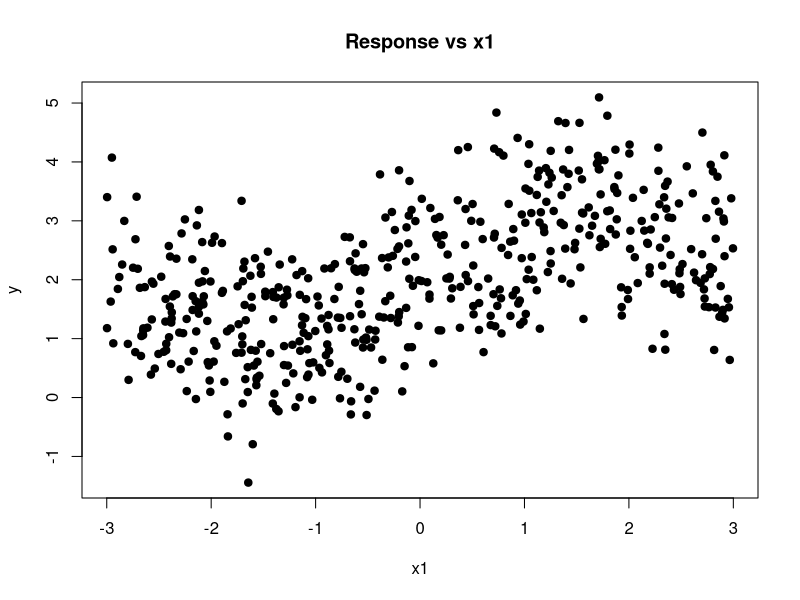
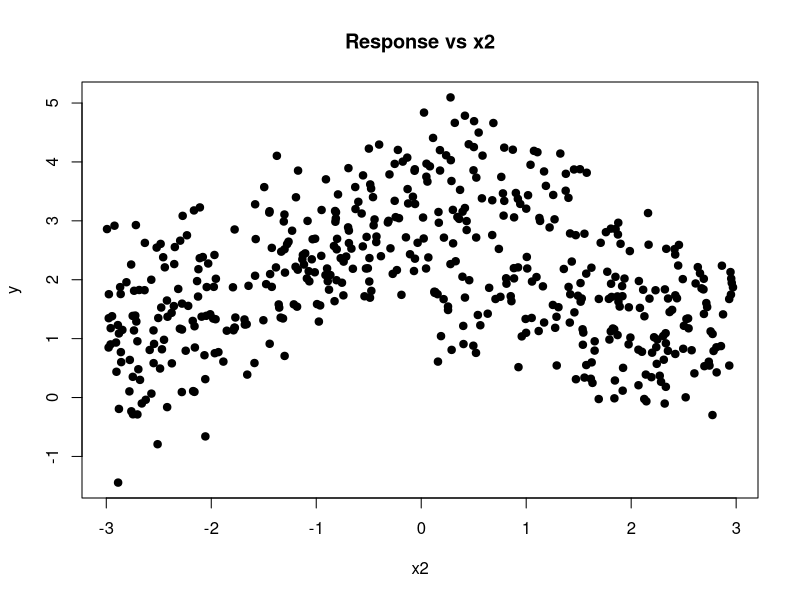
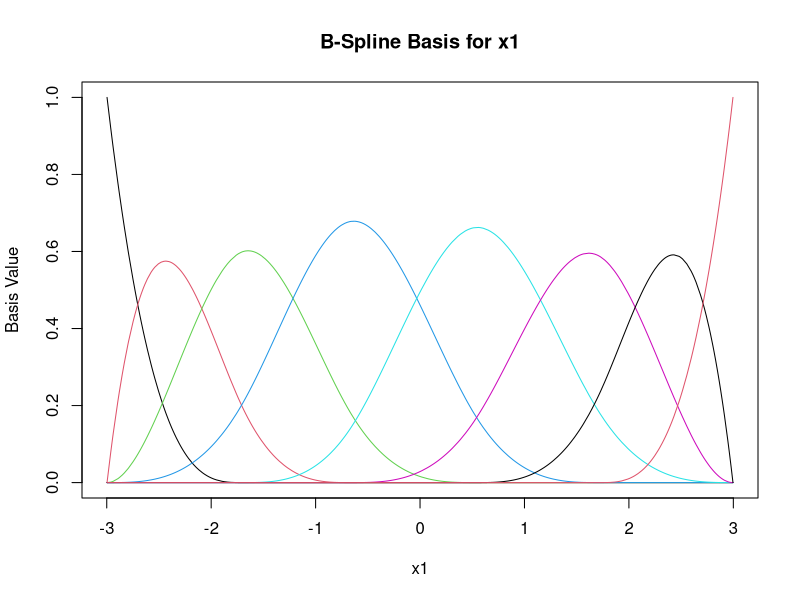
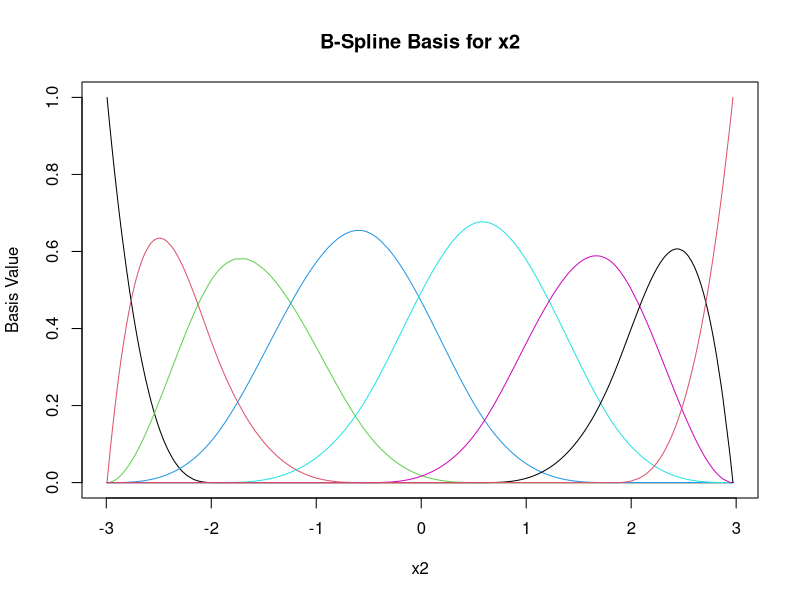
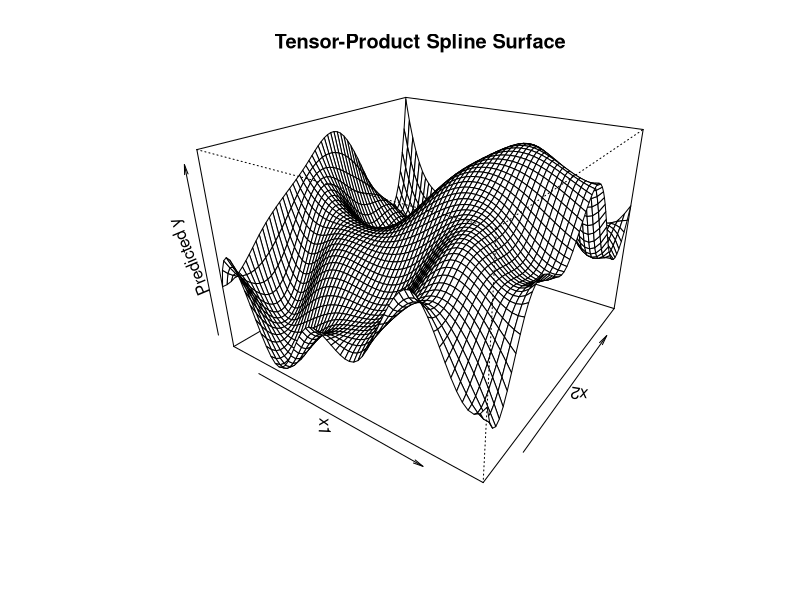
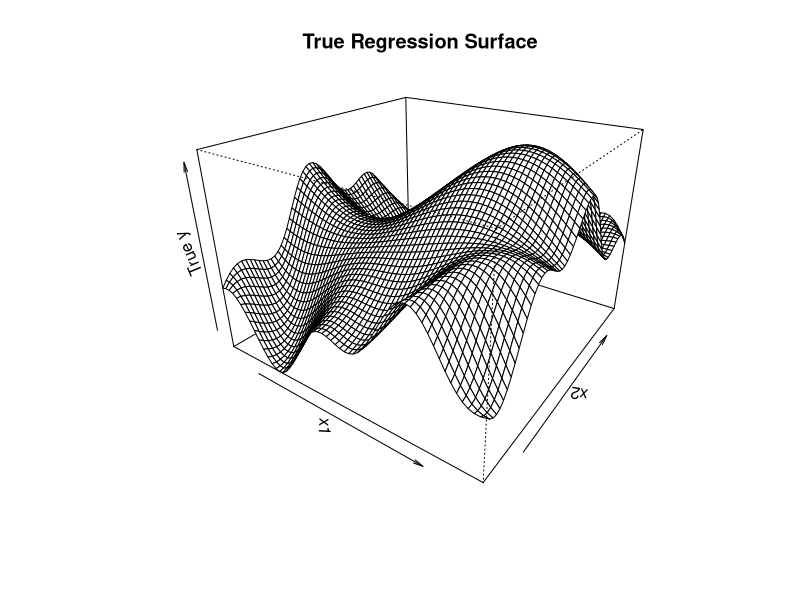
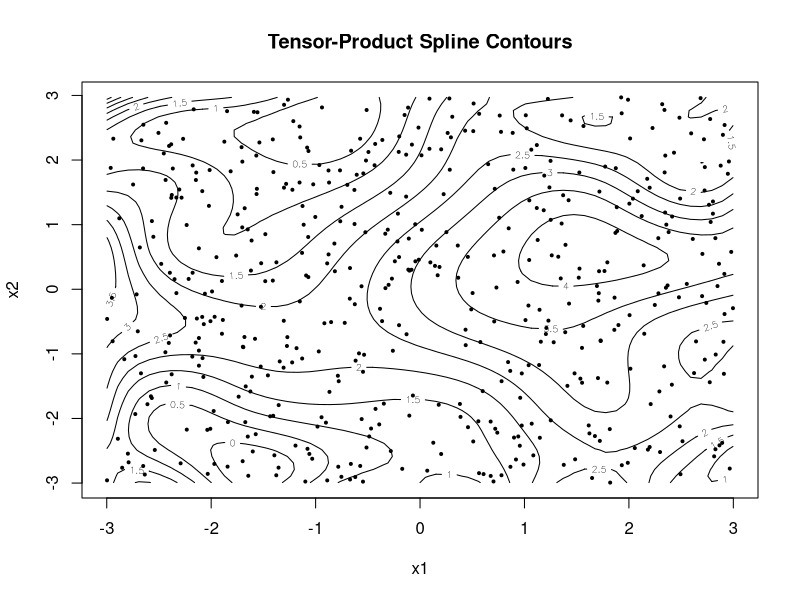
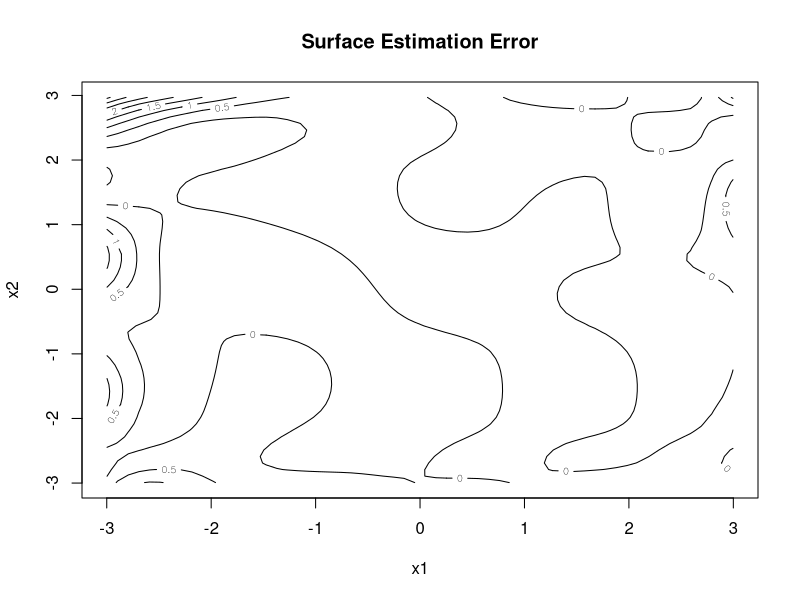

The R script that drew these images, in order:
# ==============================================================================
# Multidimensional Splines
# Jonathan Ma
#
# References:
#   The Elements of Statistical Learning
#
# Main ideas:
#   - Spline basis expansion in multiple dimensions
#   - Tensor-product spline basis
#   - Smooth nonlinear interaction surfaces
#   - Additive vs interaction models
#   - Regularization with difference penalties
#   - Cross-validation for smoothing strength
#
# Model:
#
#   f(x1, x2)
#   =
#   sum_j sum_k theta_jk B_j(x1) C_k(x2)
#
# where B_j and C_k are one-dimensional spline basis functions.
# ==============================================================================


# ------------------------------------------------------------------------------
# 1. Generate Two-Dimensional Nonlinear Regression Data
# ------------------------------------------------------------------------------

set.seed(123)

n <- 500

x1 <- runif(
  n,
  min = -3,
  max = 3
)

x2 <- runif(
  n,
  min = -3,
  max = 3
)


true_function <- function(
    x1,
    x2
) {
  
  2 +
    sin(x1) +
    cos(x2) +
    0.5 *
    sin(
      x1 * x2
    )
}


y_true <- true_function(
  x1,
  x2
)


y <- y_true +
  rnorm(
    n,
    mean = 0,
    sd = 0.5
  )


data <- data.frame(
  x1 = x1,
  x2 = x2,
  y = y
)


head(data)


# ------------------------------------------------------------------------------
# 2. Basic Data Visualization
# ------------------------------------------------------------------------------

plot(
  x1,
  y,
  pch = 19,
  xlab = "x1",
  ylab = "y",
  main = "Response vs x1"
)


plot(
  x2,
  y,
  pch = 19,
  xlab = "x2",
  ylab = "y",
  main = "Response vs x2"
)


# ------------------------------------------------------------------------------
# 3. Build One-Dimensional B-Spline Bases
# ------------------------------------------------------------------------------

degree <- 3

number_knots <- 4


knots_x1 <- as.numeric(
  quantile(
    x1,
    probs = seq(
      0,
      1,
      length.out = number_knots + 2
    )[
      -c(
        1,
        number_knots + 2
      )
    ]
  )
)


knots_x2 <- as.numeric(
  quantile(
    x2,
    probs = seq(
      0,
      1,
      length.out = number_knots + 2
    )[
      -c(
        1,
        number_knots + 2
      )
    ]
  )
)


boundary_x1 <- range(
  x1
)

boundary_x2 <- range(
  x2
)


B1 <- splines::bs(
  x1,
  knots = knots_x1,
  degree = degree,
  Boundary.knots = boundary_x1,
  intercept = TRUE
)


B2 <- splines::bs(
  x2,
  knots = knots_x2,
  degree = degree,
  Boundary.knots = boundary_x2,
  intercept = TRUE
)


B1 <- as.matrix(
  B1
)

B2 <- as.matrix(
  B2
)


dim(
  B1
)

dim(
  B2
)


# ------------------------------------------------------------------------------
# 4. Plot One-Dimensional Basis Functions
# ------------------------------------------------------------------------------

order_x1 <- order(
  x1
)


matplot(
  x1[
    order_x1
  ],
  B1[
    order_x1,
    ,
    drop = FALSE
  ],
  type = "l",
  lty = 1,
  xlab = "x1",
  ylab = "Basis Value",
  main = "B-Spline Basis for x1"
)


order_x2 <- order(
  x2
)


matplot(
  x2[
    order_x2
  ],
  B2[
    order_x2,
    ,
    drop = FALSE
  ],
  type = "l",
  lty = 1,
  xlab = "x2",
  ylab = "Basis Value",
  main = "B-Spline Basis for x2"
)


# ------------------------------------------------------------------------------
# 5. Tensor-Product Basis
# ------------------------------------------------------------------------------

# If:
#
# B1 has K1 basis functions
# B2 has K2 basis functions
#
# then the tensor-product basis contains:
#
# K1 * K2
#
# basis functions.
#
# Each basis function is:
#
# B_j(x1) * C_k(x2)


tensor_product_basis <- function(
    B1,
    B2
) {
  
  B1 <- as.matrix(
    B1
  )
  
  B2 <- as.matrix(
    B2
  )
  
  
  n <- nrow(
    B1
  )
  
  
  K1 <- ncol(
    B1
  )
  
  K2 <- ncol(
    B2
  )
  
  
  X_tensor <- matrix(
    0,
    nrow = n,
    ncol = K1 * K2
  )
  
  
  column_index <- 1
  
  
  for (j in seq_len(
    K1
  )) {
    
    for (k in seq_len(
      K2
    )) {
      
      X_tensor[
        ,
        column_index
      ] <-
        B1[
          ,
          j
        ] *
        B2[
          ,
          k
        ]
      
      
      column_index <- column_index + 1
    }
  }
  
  
  colnames(
    X_tensor
  ) <- paste0(
    "B",
    rep(
      seq_len(
        K1
      ),
      each = K2
    ),
    "_C",
    rep(
      seq_len(
        K2
      ),
      times = K1
    )
  )
  
  
  return(
    X_tensor
  )
}


# ------------------------------------------------------------------------------
# 6. Construct Tensor-Product Design Matrix
# ------------------------------------------------------------------------------

X_tensor <- tensor_product_basis(
  B1,
  B2
)


dim(
  X_tensor
)


head(
  X_tensor[
    ,
    1:6
  ]
)


# ------------------------------------------------------------------------------
# 7. Fit Unpenalized Tensor-Product Spline
# ------------------------------------------------------------------------------

beta_tensor <- solve(
  crossprod(
    X_tensor
  ),
  crossprod(
    X_tensor,
    y
  )
)


# ------------------------------------------------------------------------------
# 8. Training Predictions
# ------------------------------------------------------------------------------

y_hat_tensor <- as.vector(
  X_tensor %*%
    beta_tensor
)


# ------------------------------------------------------------------------------
# 9. Training Error
# ------------------------------------------------------------------------------

tensor_MSE <- mean(
  (
    y -
      y_hat_tensor
  )^2
)


tensor_RMSE <- sqrt(
  tensor_MSE
)


data.frame(
  MSE = tensor_MSE,
  RMSE = tensor_RMSE
)


# ------------------------------------------------------------------------------
# 10. Compare with Linear Regression
# ------------------------------------------------------------------------------

linear_model <- lm(
  y ~ x1 + x2
)


linear_prediction <- predict(
  linear_model
)


linear_MSE <- mean(
  (
    y -
      linear_prediction
  )^2
)


data.frame(
  Model = c(
    "Linear Regression",
    "Tensor-Product Spline"
  ),
  MSE = c(
    linear_MSE,
    tensor_MSE
  )
)


# ------------------------------------------------------------------------------
# 11. Additive Spline Model
# ------------------------------------------------------------------------------

# Before using the full tensor-product interaction, compare with:
#
# f(x1, x2) = f1(x1) + f2(x2)
#
# This can represent nonlinear effects but not nonlinear interaction.


X_additive <- cbind(
  Intercept = 1,
  B1[
    ,
    -1,
    drop = FALSE
  ],
  B2[
    ,
    -1,
    drop = FALSE
  ]
)


beta_additive <- solve(
  crossprod(
    X_additive
  ),
  crossprod(
    X_additive,
    y
  )
)


y_hat_additive <- as.vector(
  X_additive %*%
    beta_additive
)


additive_MSE <- mean(
  (
    y -
      y_hat_additive
  )^2
)


data.frame(
  Model = c(
    "Linear",
    "Additive Splines",
    "Tensor-Product Splines"
  ),
  Training_MSE = c(
    linear_MSE,
    additive_MSE,
    tensor_MSE
  )
)


# ------------------------------------------------------------------------------
# 12. Why Tensor Products Matter
# ------------------------------------------------------------------------------

# Additive model:
#
# f(x1, x2) = f1(x1) + f2(x2)
#
#
# Tensor-product model:
#
# f(x1, x2) =
# sum_j sum_k theta_jk B_j(x1) C_k(x2)
#
#
# This allows the effect of x1 to depend on x2.


# ------------------------------------------------------------------------------
# 13. Generic Tensor-Spline Fit Function
# ------------------------------------------------------------------------------

tensor_spline_fit <- function(
    x1,
    x2,
    y,
    knots_x1,
    knots_x2,
    degree = 3,
    boundary_x1 = range(x1),
    boundary_x2 = range(x2),
    ridge = 1e-8
) {
  
  B1 <- splines::bs(
    x1,
    knots = knots_x1,
    degree = degree,
    Boundary.knots = boundary_x1,
    intercept = TRUE
  )
  
  
  B2 <- splines::bs(
    x2,
    knots = knots_x2,
    degree = degree,
    Boundary.knots = boundary_x2,
    intercept = TRUE
  )
  
  
  B1 <- as.matrix(
    B1
  )
  
  B2 <- as.matrix(
    B2
  )
  
  
  X <- tensor_product_basis(
    B1,
    B2
  )
  
  
  p <- ncol(
    X
  )
  
  
  beta <- solve(
    crossprod(
      X
    ) +
      ridge *
      diag(
        p
      ),
    crossprod(
      X,
      y
    )
  )
  
  
  return(
    list(
      coefficients = as.vector(
        beta
      ),
      knots_x1 = knots_x1,
      knots_x2 = knots_x2,
      degree = degree,
      boundary_x1 = boundary_x1,
      boundary_x2 = boundary_x2,
      K1 = ncol(
        B1
      ),
      K2 = ncol(
        B2
      )
    )
  )
}


# ------------------------------------------------------------------------------
# 14. Generic Tensor-Spline Prediction
# ------------------------------------------------------------------------------

tensor_spline_predict <- function(
    x1_new,
    x2_new,
    model
) {
  
  B1_new <- splines::bs(
    x1_new,
    knots = model$knots_x1,
    degree = model$degree,
    Boundary.knots = model$boundary_x1,
    intercept = TRUE
  )
  
  
  B2_new <- splines::bs(
    x2_new,
    knots = model$knots_x2,
    degree = model$degree,
    Boundary.knots = model$boundary_x2,
    intercept = TRUE
  )
  
  
  X_new <- tensor_product_basis(
    B1_new,
    B2_new
  )
  
  
  prediction <- as.vector(
    X_new %*%
      model$coefficients
  )
  
  
  return(
    prediction
  )
}


# ------------------------------------------------------------------------------
# 15. Fit Generic Tensor Model
# ------------------------------------------------------------------------------

tensor_model <- tensor_spline_fit(
  x1 = x1,
  x2 = x2,
  y = y,
  knots_x1 = knots_x1,
  knots_x2 = knots_x2
)


generic_prediction <- tensor_spline_predict(
  x1,
  x2,
  tensor_model
)


max(
  abs(
    generic_prediction -
      y_hat_tensor
  )
)


# ------------------------------------------------------------------------------
# 16. Create Prediction Grid
# ------------------------------------------------------------------------------

grid_size <- 60


x1_grid <- seq(
  min(
    x1
  ),
  max(
    x1
  ),
  length.out = grid_size
)


x2_grid <- seq(
  min(
    x2
  ),
  max(
    x2
  ),
  length.out = grid_size
)


grid <- expand.grid(
  x1 = x1_grid,
  x2 = x2_grid
)


# ------------------------------------------------------------------------------
# 17. Predict Tensor Surface
# ------------------------------------------------------------------------------

grid_prediction <- tensor_spline_predict(
  grid$x1,
  grid$x2,
  tensor_model
)


prediction_surface <- matrix(
  grid_prediction,
  nrow = length(
    x1_grid
  ),
  ncol = length(
    x2_grid
  )
)


# ------------------------------------------------------------------------------
# 18. True Surface
# ------------------------------------------------------------------------------

true_surface <- outer(
  x1_grid,
  x2_grid,
  FUN = true_function
)


# ------------------------------------------------------------------------------
# 19. Perspective Plot
# ------------------------------------------------------------------------------

persp(
  x1_grid,
  x2_grid,
  prediction_surface,
  theta = 35,
  phi = 25,
  expand = 0.7,
  xlab = "x1",
  ylab = "x2",
  zlab = "Predicted y",
  main = "Tensor-Product Spline Surface"
)


# ------------------------------------------------------------------------------
# 20. True Surface
# ------------------------------------------------------------------------------

persp(
  x1_grid,
  x2_grid,
  true_surface,
  theta = 35,
  phi = 25,
  expand = 0.7,
  xlab = "x1",
  ylab = "x2",
  zlab = "True y",
  main = "True Regression Surface"
)


# ------------------------------------------------------------------------------
# 21. Contour Plot
# ------------------------------------------------------------------------------

contour(
  x1_grid,
  x2_grid,
  prediction_surface,
  xlab = "x1",
  ylab = "x2",
  main = "Tensor-Product Spline Contours"
)


points(
  x1,
  x2,
  pch = 19,
  cex = 0.4
)


# ------------------------------------------------------------------------------
# 22. Difference Between True and Estimated Surface
# ------------------------------------------------------------------------------

surface_error <- prediction_surface -
  true_surface


contour(
  x1_grid,
  x2_grid,
  surface_error,
  xlab = "x1",
  ylab = "x2",
  main = "Surface Estimation Error"
)


# ------------------------------------------------------------------------------
# 23. Coefficient Matrix
# ------------------------------------------------------------------------------

# Tensor coefficients can be arranged as a K1 x K2 matrix.


Theta <- matrix(
  tensor_model$coefficients,
  nrow = tensor_model$K1,
  ncol = tensor_model$K2,
  byrow = TRUE
)


Theta


# ------------------------------------------------------------------------------
# 24. Visualize Tensor Coefficients
# ------------------------------------------------------------------------------

image(
  seq_len(
    nrow(
      Theta
    )
  ),
  seq_len(
    ncol(
      Theta
    )
  ),
  Theta,
  xlab = "x1 Basis Index",
  ylab = "x2 Basis Index",
  main = "Tensor-Spline Coefficients"
)


# ------------------------------------------------------------------------------
# 25. Penalized Tensor-Product Splines
# ------------------------------------------------------------------------------

# With many tensor basis functions, overfitting becomes a major concern.
#
# We can penalize roughness along both dimensions.


K1 <- ncol(
  B1
)

K2 <- ncol(
  B2
)


# Second-difference penalty for x1 basis coefficients

D1 <- diff(
  diag(
    K1
  ),
  differences = 2
)


P1 <- crossprod(
  D1
)


# Second-difference penalty for x2 basis coefficients

D2 <- diff(
  diag(
    K2
  ),
  differences = 2
)


P2 <- crossprod(
  D2
)


# ------------------------------------------------------------------------------
# 26. Kronecker-Product Penalty
# ------------------------------------------------------------------------------

# Roughness along x1:
#
# P1 kron I
#
# Roughness along x2:
#
# I kron P2


Penalty_x1 <- kronecker(
  P1,
  diag(
    K2
  )
)


Penalty_x2 <- kronecker(
  diag(
    K1
  ),
  P2
)


Penalty <- Penalty_x1 +
  Penalty_x2


dim(
  Penalty
)


# ------------------------------------------------------------------------------
# 27. Penalized Tensor Fit
# ------------------------------------------------------------------------------

penalized_tensor_fit <- function(
    X,
    y,
    Penalty,
    lambda
) {
  
  p <- ncol(
    X
  )
  
  
  beta <- solve(
    crossprod(
      X
    ) +
      lambda *
      Penalty +
      1e-8 *
      diag(
        p
      ),
    crossprod(
      X,
      y
    )
  )
  
  
  fitted <- as.vector(
    X %*%
      beta
  )
  
  
  return(
    list(
      coefficients = as.vector(
        beta
      ),
      fitted = fitted,
      lambda = lambda
    )
  )
}


# ------------------------------------------------------------------------------
# 28. Fit One Penalized Model
# ------------------------------------------------------------------------------

lambda <- 1


penalized_model <- penalized_tensor_fit(
  X_tensor,
  y,
  Penalty,
  lambda
)


penalized_MSE <- mean(
  (
    y -
      penalized_model$fitted
  )^2
)


penalized_MSE


# ------------------------------------------------------------------------------
# 29. Smoother Matrix
# ------------------------------------------------------------------------------

# Penalized tensor-product splines are linear smoothers:
#
# y_hat = S_lambda y


tensor_smoother_matrix <- function(
    X,
    Penalty,
    lambda
) {
  
  solve_part <- solve(
    crossprod(
      X
    ) +
      lambda *
      Penalty +
      1e-8 *
      diag(
        ncol(
          X
        )
      )
  )
  
  
  X %*%
    solve_part %*%
    t(X)
}


# ------------------------------------------------------------------------------
# 30. Effective Degrees of Freedom
# ------------------------------------------------------------------------------

effective_df <- function(
    X,
    Penalty,
    lambda
) {
  
  S <- tensor_smoother_matrix(
    X,
    Penalty,
    lambda
  )
  
  
  sum(
    diag(
      S
    )
  )
}


effective_df(
  X_tensor,
  Penalty,
  lambda = 1
)


# ------------------------------------------------------------------------------
# 31. Regularization Path
# ------------------------------------------------------------------------------

lambda_grid <- 10^seq(
  -4,
  5,
  length.out = 100
)


training_MSE_path <- numeric(
  length(
    lambda_grid
  )
)


df_path <- numeric(
  length(
    lambda_grid
  )
)


roughness_path <- numeric(
  length(
    lambda_grid
  )
)


for (i in seq_along(
  lambda_grid
)) {
  
  model_i <- penalized_tensor_fit(
    X_tensor,
    y,
    Penalty,
    lambda_grid[i]
  )
  
  
  training_MSE_path[i] <- mean(
    (
      y -
        model_i$fitted
    )^2
  )
  
  
  df_path[i] <- effective_df(
    X_tensor,
    Penalty,
    lambda_grid[i]
  )
  
  
  roughness_path[i] <-
    as.numeric(
      t(
        model_i$coefficients
      ) %*%
        Penalty %*%
        model_i$coefficients
    )
}


# ------------------------------------------------------------------------------
# 32. Plot Effective Degrees of Freedom
# ------------------------------------------------------------------------------

plot(
  log10(
    lambda_grid
  ),
  df_path,
  type = "l",
  xlab = "log10(lambda)",
  ylab = "Effective Degrees of Freedom",
  main = "Tensor-Spline Complexity"
)


# ------------------------------------------------------------------------------
# 33. Plot Training MSE
# ------------------------------------------------------------------------------

plot(
  log10(
    lambda_grid
  ),
  training_MSE_path,
  type = "l",
  xlab = "log10(lambda)",
  ylab = "Training MSE",
  main = "Training Error vs Penalty"
)


# ------------------------------------------------------------------------------
# 34. Plot Roughness
# ------------------------------------------------------------------------------

plot(
  log10(
    lambda_grid
  ),
  roughness_path,
  type = "l",
  xlab = "log10(lambda)",
  ylab = "Roughness",
  main = "Surface Roughness vs Penalty"
)


# ------------------------------------------------------------------------------
# 35. Generalized Cross-Validation
# ------------------------------------------------------------------------------

tensor_gcv <- function(
    X,
    y,
    Penalty,
    lambda
) {
  
  S <- tensor_smoother_matrix(
    X,
    Penalty,
    lambda
  )
  
  
  fitted <- as.vector(
    S %*%
      y
  )
  
  
  RSS <- sum(
    (
      y -
        fitted
    )^2
  )
  
  
  df <- sum(
    diag(
      S
    )
  )
  
  
  n <- length(
    y
  )
  
  
  GCV <- (
    RSS /
      n
  ) /
    (
      1 -
        df /
        n
    )^2
  
  
  return(
    GCV
  )
}


# ------------------------------------------------------------------------------
# 36. GCV Across Lambda
# ------------------------------------------------------------------------------

GCV_path <- numeric(
  length(
    lambda_grid
  )
)


for (i in seq_along(
  lambda_grid
)) {
  
  GCV_path[i] <- tensor_gcv(
    X_tensor,
    y,
    Penalty,
    lambda_grid[i]
  )
}


best_index <- which.min(
  GCV_path
)


best_lambda <- lambda_grid[
  best_index
]


best_lambda


# ------------------------------------------------------------------------------
# 37. Plot GCV
# ------------------------------------------------------------------------------

plot(
  log10(
    lambda_grid
  ),
  GCV_path,
  type = "l",
  xlab = "log10(lambda)",
  ylab = "GCV",
  main = "Tensor-Spline GCV"
)


abline(
  v = log10(
    best_lambda
  ),
  lty = 2
)


# ------------------------------------------------------------------------------
# 38. Fit Final Penalized Tensor Model
# ------------------------------------------------------------------------------

final_model <- penalized_tensor_fit(
  X_tensor,
  y,
  Penalty,
  best_lambda
)


final_MSE <- mean(
  (
    y -
      final_model$fitted
  )^2
)


final_df <- effective_df(
  X_tensor,
  Penalty,
  best_lambda
)


data.frame(
  Lambda = best_lambda,
  Training_MSE = final_MSE,
  Effective_DF = final_df
)


# ------------------------------------------------------------------------------
# 39. Predict Final Penalized Surface
# ------------------------------------------------------------------------------

B1_grid <- splines::bs(
  grid$x1,
  knots = knots_x1,
  degree = degree,
  Boundary.knots = boundary_x1,
  intercept = TRUE
)


B2_grid <- splines::bs(
  grid$x2,
  knots = knots_x2,
  degree = degree,
  Boundary.knots = boundary_x2,
  intercept = TRUE
)


X_grid_tensor <- tensor_product_basis(
  B1_grid,
  B2_grid
)


grid_penalized_prediction <- as.vector(
  X_grid_tensor %*%
    final_model$coefficients
)


penalized_surface <- matrix(
  grid_penalized_prediction,
  nrow = length(
    x1_grid
  ),
  ncol = length(
    x2_grid
  )
)


# ------------------------------------------------------------------------------
# 40. Plot Final Penalized Surface
# ------------------------------------------------------------------------------

persp(
  x1_grid,
  x2_grid,
  penalized_surface,
  theta = 35,
  phi = 25,
  expand = 0.7,
  xlab = "x1",
  ylab = "x2",
  zlab = "Predicted y",
  main = "Penalized Tensor-Product Spline"
)


# ------------------------------------------------------------------------------
# 41. Train-Test Split
# ------------------------------------------------------------------------------

set.seed(123)


train_index <- sample(
  seq_len(n),
  size = floor(
    0.7 *
      n
  )
)


test_index <- setdiff(
  seq_len(n),
  train_index
)


x1_train <- x1[
  train_index
]

x2_train <- x2[
  train_index
]

y_train <- y[
  train_index
]


x1_test <- x1[
  test_index
]

x2_test <- x2[
  test_index
]

y_test <- y[
  test_index
]


# ------------------------------------------------------------------------------
# 42. Training Knots
# ------------------------------------------------------------------------------

train_knots_x1 <- as.numeric(
  quantile(
    x1_train,
    probs = seq(
      0,
      1,
      length.out = number_knots + 2
    )[
      -c(
        1,
        number_knots + 2
      )
    ]
  )
)


train_knots_x2 <- as.numeric(
  quantile(
    x2_train,
    probs = seq(
      0,
      1,
      length.out = number_knots + 2
    )[
      -c(
        1,
        number_knots + 2
      )
    ]
  )
)


train_boundary_x1 <- range(
  x1_train
)


train_boundary_x2 <- range(
  x2_train
)


# ------------------------------------------------------------------------------
# 43. Build Training Tensor Basis
# ------------------------------------------------------------------------------

B1_train <- splines::bs(
  x1_train,
  knots = train_knots_x1,
  degree = 3,
  Boundary.knots = train_boundary_x1,
  intercept = TRUE
)


B2_train <- splines::bs(
  x2_train,
  knots = train_knots_x2,
  degree = 3,
  Boundary.knots = train_boundary_x2,
  intercept = TRUE
)


X_train_tensor <- tensor_product_basis(
  B1_train,
  B2_train
)


# ------------------------------------------------------------------------------
# 44. Construct Training Penalty
# ------------------------------------------------------------------------------

K1_train <- ncol(
  B1_train
)


K2_train <- ncol(
  B2_train
)


D1_train <- diff(
  diag(
    K1_train
  ),
  differences = 2
)


D2_train <- diff(
  diag(
    K2_train
  ),
  differences = 2
)


P1_train <- crossprod(
  D1_train
)


P2_train <- crossprod(
  D2_train
)


Penalty_train <-
  kronecker(
    P1_train,
    diag(
      K2_train
    )
  ) +
  kronecker(
    diag(
      K1_train
    ),
    P2_train
  )


# ------------------------------------------------------------------------------
# 45. Choose Lambda Using Training GCV
# ------------------------------------------------------------------------------

training_GCV <- numeric(
  length(
    lambda_grid
  )
)


for (i in seq_along(
  lambda_grid
)) {
  
  training_GCV[i] <- tensor_gcv(
    X_train_tensor,
    y_train,
    Penalty_train,
    lambda_grid[i]
  )
}


best_train_lambda <- lambda_grid[
  which.min(
    training_GCV
  )
]


best_train_lambda


# ------------------------------------------------------------------------------
# 46. Fit Training Model
# ------------------------------------------------------------------------------

train_model <- penalized_tensor_fit(
  X_train_tensor,
  y_train,
  Penalty_train,
  best_train_lambda
)


# ------------------------------------------------------------------------------
# 47. Build Test Tensor Basis
# ------------------------------------------------------------------------------

# Use the training knots and boundaries.


inside_domain <-
  x1_test >= train_boundary_x1[1] &
  x1_test <= train_boundary_x1[2] &
  x2_test >= train_boundary_x2[1] &
  x2_test <= train_boundary_x2[2]


x1_test_use <- x1_test[
  inside_domain
]

x2_test_use <- x2_test[
  inside_domain
]

y_test_use <- y_test[
  inside_domain
]


B1_test <- splines::bs(
  x1_test_use,
  knots = train_knots_x1,
  degree = 3,
  Boundary.knots = train_boundary_x1,
  intercept = TRUE
)


B2_test <- splines::bs(
  x2_test_use,
  knots = train_knots_x2,
  degree = 3,
  Boundary.knots = train_boundary_x2,
  intercept = TRUE
)


X_test_tensor <- tensor_product_basis(
  B1_test,
  B2_test
)


# ------------------------------------------------------------------------------
# 48. Test Predictions
# ------------------------------------------------------------------------------

test_prediction <- as.vector(
  X_test_tensor %*%
    train_model$coefficients
)


test_MSE <- mean(
  (
    y_test_use -
      test_prediction
  )^2
)


test_RMSE <- sqrt(
  test_MSE
)


data.frame(
  Test_MSE = test_MSE,
  Test_RMSE = test_RMSE
)


# ------------------------------------------------------------------------------
# 49. Compare Additive and Interaction Structure
# ------------------------------------------------------------------------------

# True model includes:
#
# sin(x1 * x2)
#
# which is a nonlinear interaction.
#
# Additive splines cannot represent this exactly:
#
# f1(x1) + f2(x2)
#
# Tensor-product splines can.


cat(
  "Linear regression MSE:",
  round(
    linear_MSE,
    4
  ),
  "\n"
)


cat(
  "Additive spline MSE:",
  round(
    additive_MSE,
    4
  ),
  "\n"
)


cat(
  "Unpenalized tensor spline MSE:",
  round(
    tensor_MSE,
    4
  ),
  "\n"
)


cat(
  "Best tensor penalty lambda:",
  best_lambda,
  "\n"
)


cat(
  "Final effective degrees of freedom:",
  round(
    final_df,
    3
  ),
  "\n"
)


cat(
  "Final penalized tensor MSE:",
  round(
    final_MSE,
    4
  ),
  "\n"
)


cat(
  "Test RMSE:",
  round(
    test_RMSE,
    4
  ),
  "\n"
)
